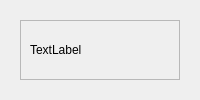
            <widget class="QWidget" name="Page_Cameras">
             <layout class="QVBoxLayout" name="verticalLayout_14">
              <item>
               <widget class="QFrame" name="frame_4">
                <property name="frameShape">
                 <enum>QFrame::NoFrame</enum>
                </property>
                <property name="frameShadow">
                 <enum>QFrame::Raised</enum>
                </property>
                <layout class="QVBoxLayout" name="verticalLayout_13">
                 <item>
                  <widget class="QFrame" name="frame_6">
                   <property name="frameShape">
                    <enum>QFrame::StyledPanel</enum>
                   </property>
                   <property name="frameShadow">
                    <enum>QFrame::Raised</enum>
                   </property>
                   <layout class="QHBoxLayout" name="horizontalLayout_36">
                    <item>
                     <widget class="QLabel" name="Label_Camera_gesture">
                      <property name="maximumSize">
                       <size>
                        <width>16777215</width>
                        <height>16777215</height>
                       </size>
                      </property>
                      <property name="text">
                       <string>TextLabel</string>
                      </property>
                     </widget>
                    </item>
                   </layout>
                  </widget>
                 </item>
                </layout>
               </widget>
              </item>
             </layout>
            </widget>
